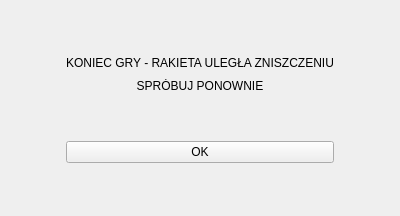
<?xml version="1.0" encoding="UTF-8"?>
<ui version="4.0">
 <class>crashpopup</class>
 <widget class="QWidget" name="crashpopup">
  <property name="geometry">
   <rect>
    <x>0</x>
    <y>0</y>
    <width>400</width>
    <height>216</height>
   </rect>
  </property>
  <property name="windowTitle">
   <string>Koniec gry</string>
  </property>
  <layout class="QGridLayout" name="gridLayout">
   <item row="1" column="2">
    <spacer name="horizontalSpacer_2">
     <property name="orientation">
      <enum>Qt::Horizontal</enum>
     </property>
     <property name="sizeHint" stdset="0">
      <size>
       <width>40</width>
       <height>20</height>
      </size>
     </property>
    </spacer>
   </item>
   <item row="4" column="1">
    <widget class="QPushButton" name="pushButton">
     <property name="text">
      <string>OK</string>
     </property>
    </widget>
   </item>
   <item row="1" column="1">
    <widget class="QLabel" name="label">
     <property name="text">
      <string>KONIEC GRY - RAKIETA ULEGŁA ZNISZCZENIU</string>
     </property>
     <property name="alignment">
      <set>Qt::AlignCenter</set>
     </property>
    </widget>
   </item>
   <item row="1" column="0">
    <spacer name="horizontalSpacer">
     <property name="orientation">
      <enum>Qt::Horizontal</enum>
     </property>
     <property name="sizeHint" stdset="0">
      <size>
       <width>40</width>
       <height>20</height>
      </size>
     </property>
    </spacer>
   </item>
   <item row="2" column="1">
    <widget class="QLabel" name="label_2">
     <property name="text">
      <string>SPRÓBUJ PONOWNIE</string>
     </property>
     <property name="alignment">
      <set>Qt::AlignCenter</set>
     </property>
    </widget>
   </item>
   <item row="3" column="1">
    <spacer name="verticalSpacer_3">
     <property name="orientation">
      <enum>Qt::Vertical</enum>
     </property>
     <property name="sizeHint" stdset="0">
      <size>
       <width>20</width>
       <height>40</height>
      </size>
     </property>
    </spacer>
   </item>
   <item row="0" column="1">
    <spacer name="verticalSpacer">
     <property name="orientation">
      <enum>Qt::Vertical</enum>
     </property>
     <property name="sizeHint" stdset="0">
      <size>
       <width>20</width>
       <height>40</height>
      </size>
     </property>
    </spacer>
   </item>
   <item row="5" column="1">
    <spacer name="verticalSpacer_2">
     <property name="orientation">
      <enum>Qt::Vertical</enum>
     </property>
     <property name="sizeHint" stdset="0">
      <size>
       <width>20</width>
       <height>40</height>
      </size>
     </property>
    </spacer>
   </item>
  </layout>
 </widget>
 <resources/>
 <connections/>
</ui>
